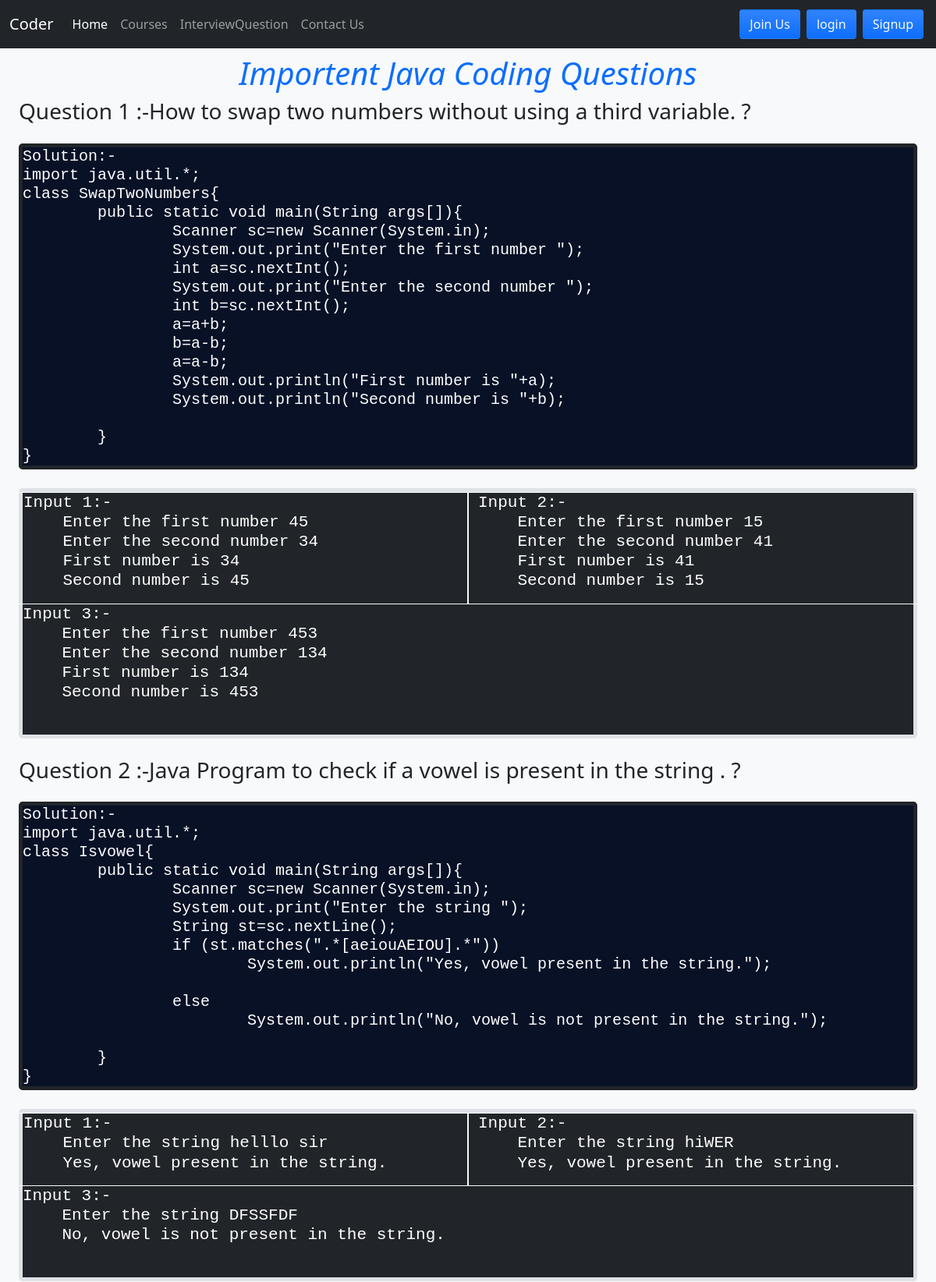
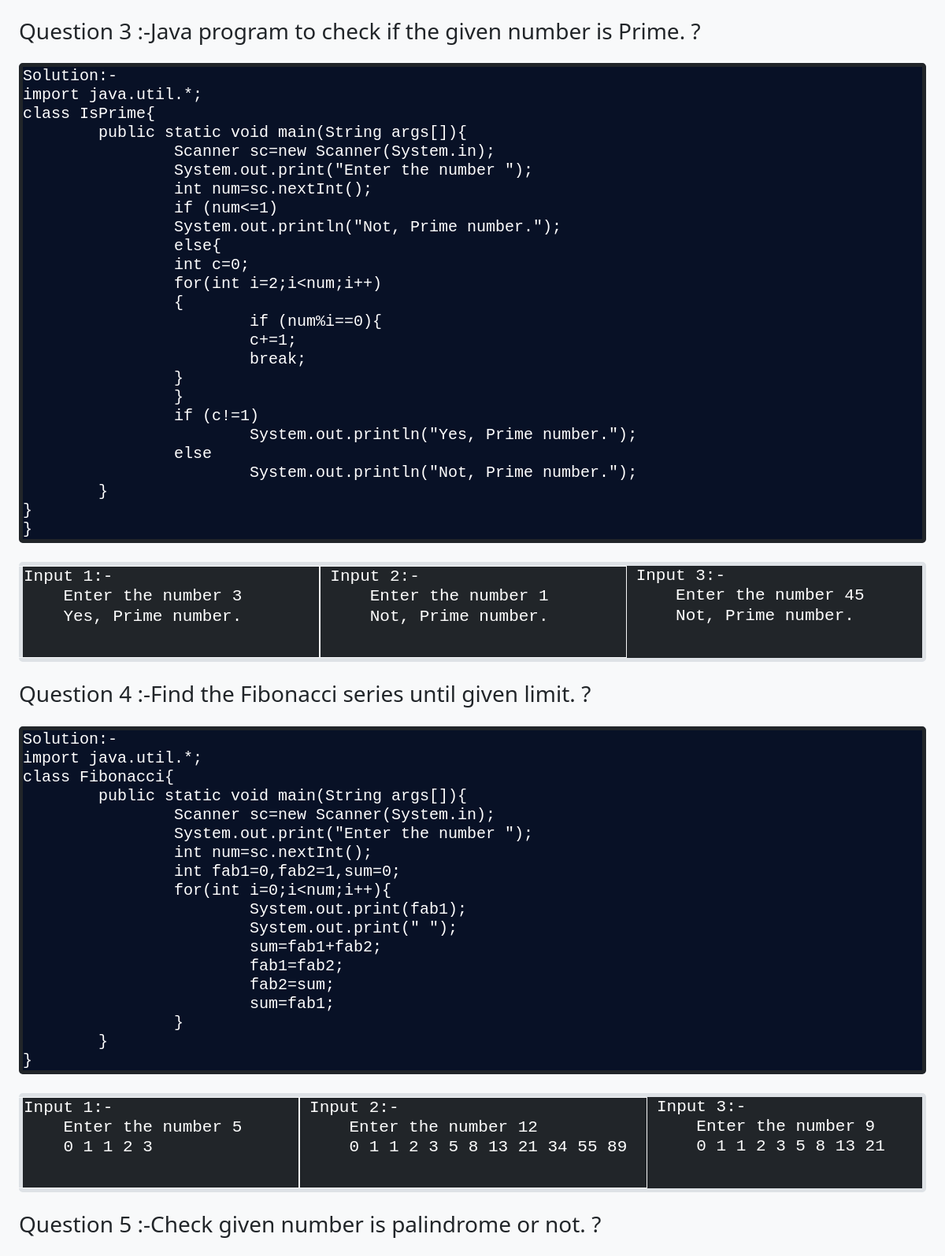
/javaCoding/ (upper part), run on the app's committed database (2 pictures, top to bottom).
### contact/models.py (models this page shows, shortened)
class javaCoding(models.Model):
    Question=models.TextField()
    Solution=models.TextField()
    answer1=models.TextField()
    answer2=models.TextField()
    answer3=models.TextField()

### mywebsite/views.py (the view)
# urls.py: path('javaCoding/',views.javaCode,name='javaCoding'),
def javaCode(request):
    question_answer=javaCoding.objects.all()
    return render(request,"javaCoding.html",{"questionAnswer":question_answer})

### template/javaCoding.html (shortened to what this page needs)
<!DOCTYPE html>
<html lang="en">
<head>
</head>
<body>
    {% extends 'header_footer.html' %}
    {% block body %}
    <div class="album py-2 bg-light">
        <h1 class="fw-light text-center fw-normal fst-italic text-primary">Importent Java Coding Questions</h1>
        {% for i in questionAnswer%}
<div>
<strong class="ps-4 h3 text-dark">Question {{ forloop.counter}} :-{{i.Question}} ?</strong>
<pre class="card-text text-white h5 border border-5 border-dark rounded-3 m-4"style="background-color: #081126;">
Solution:-
{{i.Solution}}
</pre>
</div>
        <div class="album m-4 text-white h4 border border-5 border-#0d6efd rounded-3 bg-dark">
            <div class="row">
<div class="col border border-right border-light">
<pre>
Input 1:-
    {{i.answer1}}
</pre>
</div>
<div class="col border border-right border-light">
<pre>
Input 2:-
    {{i.answer2}}
</pre>
</div>
<div class="col">
    <pre>
Input 3:-
    {{i.answer3}}
    </pre>
</div>
</div>
          </div>
        {%endfor%}
    </div>
    {% endblock %}

### data on the page
javaCoding: Question "How to swap two numbers without using a third variable.", Solution "import java.util.*; class SwapTwoNumbers{ public static void main(String args[]){ Scanner sc=new Scanner(System.in); System.out.print(\"Enter the first number \"); int a=sc.nextInt(); System.out.print(\"Enter the second number \"); int b=sc.nextInt(); a=a+b; b=a-b; a=a-b; System.out.println(\"First number is \"+a); System.out.println(\"Second number is \"+b); } }", answer1 "Enter the first number 45 Enter the second number 34 First number is 34 Second number is 45", answer2 "Enter the first number 15 Enter the second number 41 First number is 41 Second number is 15", answer3 "Enter the first number 453 Enter the second number 134 First number is 134 Second number is 453"
javaCoding: Question "Java Program to check if a vowel is present in the string .", Solution "import java.util.*; class Isvowel{ public static void main(String args[]){ Scanner sc=new Scanner(System.in); System.out.print(\"Enter the string \"); String st=sc.nextLine(); if (st.matches(\".*[aeiouAEIOU].*\")) System.out.println(\"Yes, vowel present in the string.\"); else System.out.println(\"No, vowel is not present in the string.\"); } }", answer1 "Enter the string helllo sir Yes, vowel present in the string.", answer2 "Enter the string hiWER Yes, vowel present in the string.", answer3 "Enter the string DFSSFDF No, vowel is not present in the string."
javaCoding: Question "Java program to check if the given number is Prime.", Solution "import java.util.*; class IsPrime{ public static void main(String args[]){ Scanner sc=new Scanner(System.in); System.out.print(\"Enter the number \"); int num=sc.nextInt(); if (num<=1) System.out.println(\"Not, Prime number.\"); else{ int c=0; for(int i=2;i<num;i++) { if (num%i==0){ c+=1; break; } } if (c!=1) System.out.println(\"Yes, Prime number.\"); else System.out.println(\"Not, Prime number.\"); } } }", answer1 "Enter the number 3 Yes, Prime number.", answer2 "Enter the number 1 Not, Prime number.", answer3 "Enter the number 45 Not, Prime number."
javaCoding: Question "Find the Fibonacci series until given limit.", Solution "import java.util.*; class Fibonacci{ public static void main(String args[]){ Scanner sc=new Scanner(System.in); System.out.print(\"Enter the number \"); int num=sc.nextInt(); int fab1=0,fab2=1,sum=0; for(int i=0;i<num;i++){ System.out.print(fab1); System.out.print(\" \"); sum=fab1+fab2; fab1=fab2; fab2=sum; sum=fab1; } } }", answer1 "Enter the number 5 0 1 1 2 3", answer2 "Enter the number 12 0 1 1 2 3 5 8 13 21 34 55 89", answer3 "Enter the number 9 0 1 1 2 3 5 8 13 21"
javaCoding: Question "Check given number is palindrome or not."
